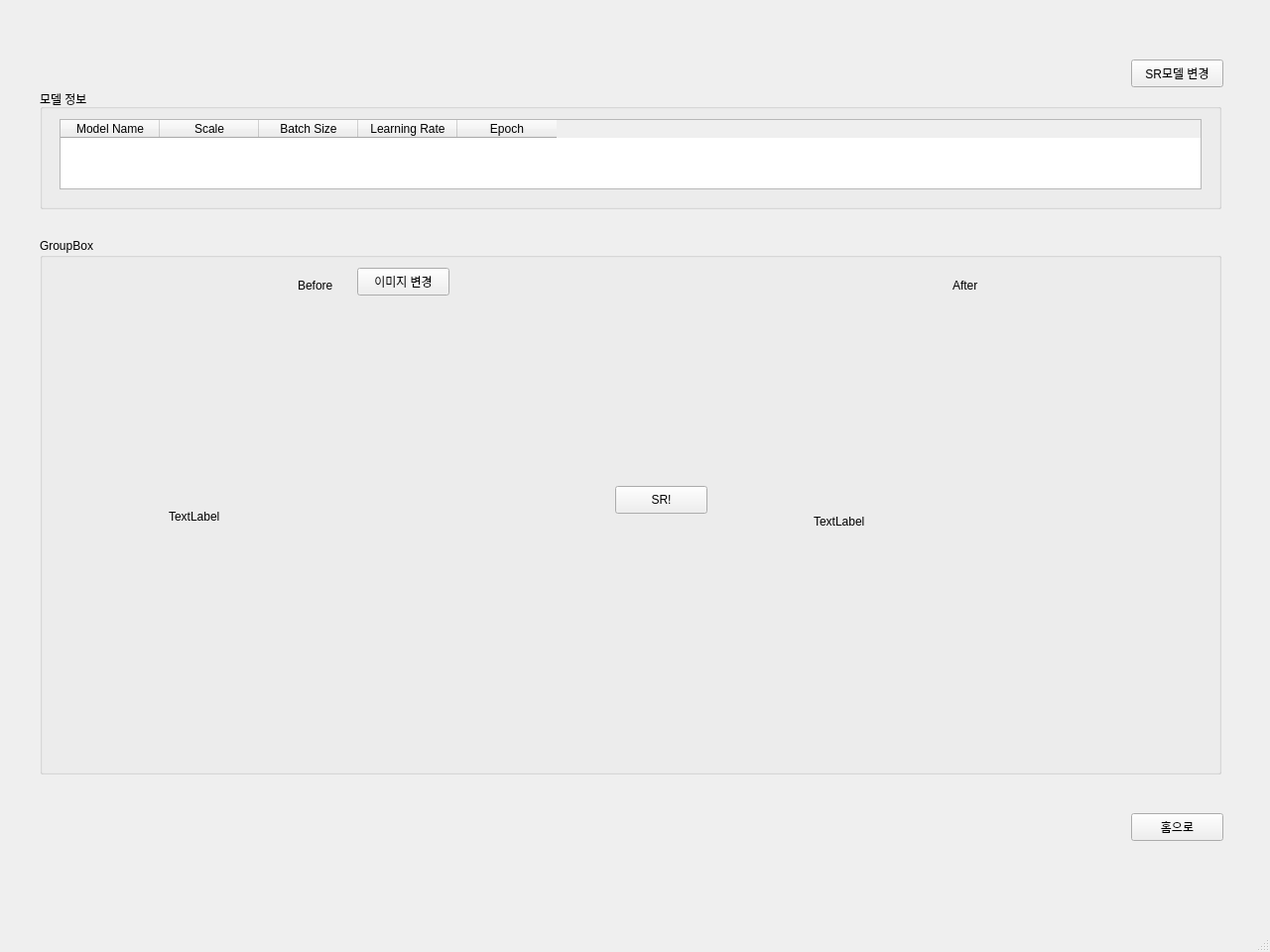
<?xml version="1.0" encoding="UTF-8"?>
<ui version="4.0">
 <class>MainWindow</class>
 <widget class="QMainWindow" name="MainWindow">
  <property name="geometry">
   <rect>
    <x>0</x>
    <y>0</y>
    <width>1280</width>
    <height>960</height>
   </rect>
  </property>
  <property name="windowTitle">
   <string>MainWindow</string>
  </property>
  <widget class="QWidget" name="centralwidget">
   <widget class="QGroupBox" name="groupBox">
    <property name="geometry">
     <rect>
      <x>40</x>
      <y>90</y>
      <width>1191</width>
      <height>121</height>
     </rect>
    </property>
    <property name="title">
     <string>모델 정보</string>
    </property>
    <widget class="QTableWidget" name="testSRTable">
     <property name="geometry">
      <rect>
       <x>20</x>
       <y>30</y>
       <width>1151</width>
       <height>71</height>
      </rect>
     </property>
     <column>
      <property name="text">
       <string>Model Name</string>
      </property>
     </column>
     <column>
      <property name="text">
       <string>Scale</string>
      </property>
     </column>
     <column>
      <property name="text">
       <string>Batch Size</string>
      </property>
     </column>
     <column>
      <property name="text">
       <string>Learning Rate</string>
      </property>
     </column>
     <column>
      <property name="text">
       <string>Epoch</string>
      </property>
     </column>
    </widget>
   </widget>
   <widget class="QLabel" name="testSRImg">
    <property name="geometry">
     <rect>
      <x>170</x>
      <y>340</y>
      <width>371</width>
      <height>361</height>
     </rect>
    </property>
    <property name="text">
     <string>TextLabel</string>
    </property>
   </widget>
   <widget class="QPushButton" name="pushButton_3">
    <property name="geometry">
     <rect>
      <x>1140</x>
      <y>60</y>
      <width>93</width>
      <height>28</height>
     </rect>
    </property>
    <property name="text">
     <string>SR모델 변경</string>
    </property>
   </widget>
   <widget class="QGroupBox" name="groupBox_2">
    <property name="geometry">
     <rect>
      <x>40</x>
      <y>240</y>
      <width>1191</width>
      <height>541</height>
     </rect>
    </property>
    <property name="title">
     <string>GroupBox</string>
    </property>
    <widget class="QLabel" name="label_3">
     <property name="geometry">
      <rect>
       <x>260</x>
       <y>40</y>
       <width>64</width>
       <height>15</height>
      </rect>
     </property>
     <property name="text">
      <string>Before</string>
     </property>
    </widget>
    <widget class="QPushButton" name="setImgBtn">
     <property name="geometry">
      <rect>
       <x>320</x>
       <y>30</y>
       <width>93</width>
       <height>28</height>
      </rect>
     </property>
     <property name="styleSheet">
      <string notr="true">image:url(img/folder.png)</string>
     </property>
     <property name="text">
      <string>이미지 변경</string>
     </property>
    </widget>
    <widget class="QPushButton" name="testSRBtn">
     <property name="geometry">
      <rect>
       <x>580</x>
       <y>250</y>
       <width>93</width>
       <height>28</height>
      </rect>
     </property>
     <property name="text">
      <string>SR!</string>
     </property>
    </widget>
    <widget class="QLabel" name="label_4">
     <property name="geometry">
      <rect>
       <x>920</x>
       <y>40</y>
       <width>64</width>
       <height>15</height>
      </rect>
     </property>
     <property name="text">
      <string>After</string>
     </property>
    </widget>
    <widget class="QLabel" name="label_2">
     <property name="geometry">
      <rect>
       <x>780</x>
       <y>100</y>
       <width>321</width>
       <height>371</height>
      </rect>
     </property>
     <property name="text">
      <string>TextLabel</string>
     </property>
    </widget>
   </widget>
   <widget class="QPushButton" name="goToChoice">
    <property name="geometry">
     <rect>
      <x>1140</x>
      <y>820</y>
      <width>93</width>
      <height>28</height>
     </rect>
    </property>
    <property name="text">
     <string>홈으로</string>
    </property>
   </widget>
   <zorder>groupBox_2</zorder>
   <zorder>groupBox</zorder>
   <zorder>testSRImg</zorder>
   <zorder>pushButton_3</zorder>
   <zorder>goToChoice</zorder>
  </widget>
  <widget class="QMenuBar" name="menubar">
   <property name="geometry">
    <rect>
     <x>0</x>
     <y>0</y>
     <width>1280</width>
     <height>26</height>
    </rect>
   </property>
  </widget>
  <widget class="QStatusBar" name="statusbar"/>
 </widget>
 <resources/>
 <connections/>
</ui>
